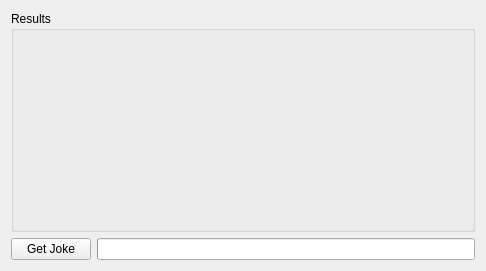
<?xml version="1.0" encoding="UTF-8"?>
<ui version="4.0">
 <class>MainWindow</class>
 <widget class="QMainWindow" name="MainWindow">
  <property name="geometry">
   <rect>
    <x>0</x>
    <y>0</y>
    <width>486</width>
    <height>271</height>
   </rect>
  </property>
  <property name="windowTitle">
   <string>ChuckIt</string>
  </property>
  <property name="unifiedTitleAndToolBarOnMac">
   <bool>true</bool>
  </property>
  <widget class="QWidget" name="centralWidget">
   <layout class="QVBoxLayout" name="verticalLayout_2">
    <item>
     <widget class="QGroupBox" name="gbResults">
      <property name="sizePolicy">
       <sizepolicy hsizetype="Preferred" vsizetype="Expanding">
        <horstretch>0</horstretch>
        <verstretch>0</verstretch>
       </sizepolicy>
      </property>
      <property name="title">
       <string>Results</string>
      </property>
      <layout class="QVBoxLayout" name="verticalLayout">
       <item>
        <widget class="QLabel" name="lblJoke">
         <property name="text">
          <string/>
         </property>
         <property name="wordWrap">
          <bool>true</bool>
         </property>
        </widget>
       </item>
      </layout>
     </widget>
    </item>
    <item>
     <layout class="QHBoxLayout" name="horizontalLayout">
      <item>
       <widget class="QPushButton" name="btnGetJoke">
        <property name="text">
         <string>Get Joke</string>
        </property>
       </widget>
      </item>
      <item>
       <widget class="QProgressBar" name="pbBusy">
        <property name="enabled">
         <bool>true</bool>
        </property>
        <property name="maximum">
         <number>100</number>
        </property>
        <property name="value">
         <number>0</number>
        </property>
        <property name="textVisible">
         <bool>false</bool>
        </property>
       </widget>
      </item>
     </layout>
    </item>
   </layout>
  </widget>
 </widget>
 <layoutdefault spacing="6" margin="11"/>
 <resources/>
 <connections/>
</ui>
